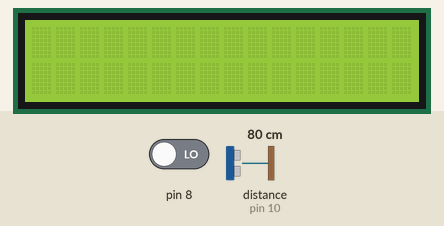
Recording of a sketch running on a simulated Arduino Uno, built with avr-gcc and run on an emulated ATmega328P. On the bench: 16×2 character LCD. The test bench sets the inputs (shaded band); at power-on: pin 8 LOW, distance to the obstacle (sensor on pin 10) 80 cm. The echo pulse lasts 58.3 µs per cm.

Above: at 1.2 s.
1.3 s: pin 8 driven HIGH
At 2.5 s:
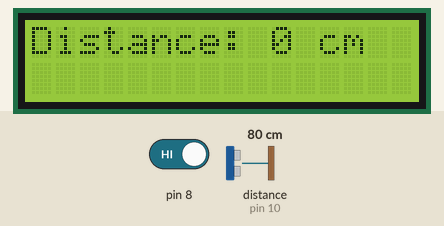
2.8 s: distance to the obstacle (sensor on pin 10) set to 2 cm
At 3.2 s:
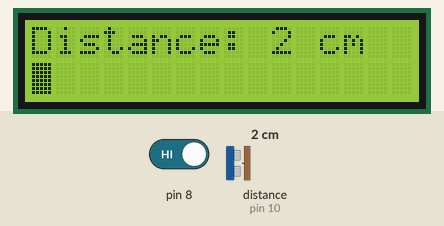
4.3 s: distance to the obstacle (sensor on pin 10) set to 4 cm
At 4.8 s:
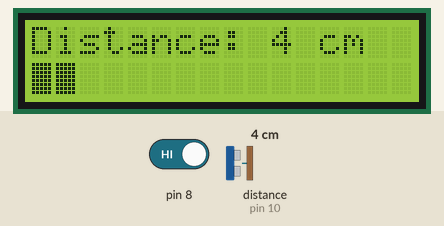
5.8 s: distance to the obstacle (sensor on pin 10) set to 9 cm
At 6.4 s:
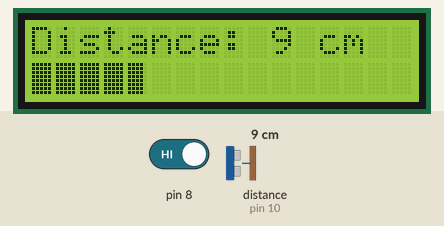
7.3 s: distance to the obstacle (sensor on pin 10) set to 18 cm
At 8.2 s:
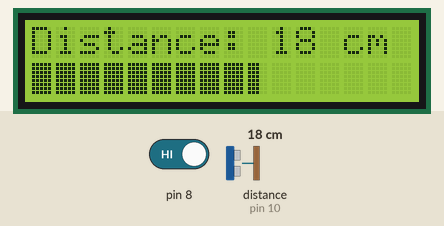
8.8 s: distance to the obstacle (sensor on pin 10) set to 35 cm
At 10.1 s:
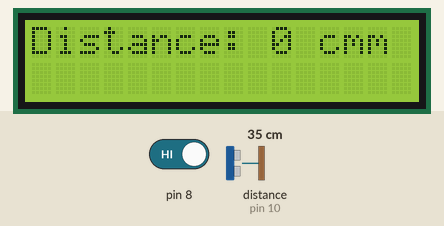
Timing chart, 0 to 11.3 s (numbered marks = the images above; inputs shaded):
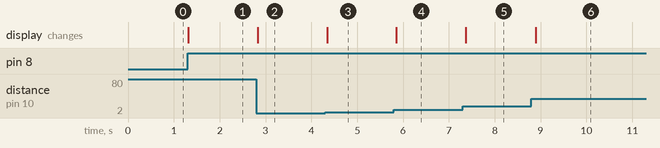

The sketch:

v3.ino
```cpp
#include <Wire.h>
#include <NewPing.h>
#include <LCD.h>
#include <LiquidCrystal.h>
#include <LcdBarGraph.h>

const int rs = 12, en = 11, d4 = 5, d5 = 4, d6 = 3, d7 = 2;
LiquidCrystal lcd(rs, en, d4, d5, d6, d7);
LcdBarGraph lbg(&lcd, 16, 0, 1);
#define TRIGGER_PIN  9
#define ECHO_PIN     10
#define MAX_DISTANCE 30

NewPing sonar(TRIGGER_PIN, ECHO_PIN, MAX_DISTANCE);

void setup() {
 //Serial.begin(115200);
  lcd.begin(16,2);
  pinMode(8,INPUT);

}

void loop() {
  if(digitalRead(8) == HIGH){
 /* Serial.print("Ping: ");
  Serial.print(sonar.ping_cm());
  Serial.println("cm");
*/
  lcd.setCursor(0, 0);
  lcd.print("Distance: ");
  lcd.print(sonar.ping_cm());
  lcd.print(" cm");
  lcd.setCursor(0, 1);
  lbg.drawValue(sonar.ping_cm(), MAX_DISTANCE);
  delay(500);
}
}
```

Measured:
- after the input at 1.3 s, the display: changes at once (image 1)
- after the input at 2.8 s, the display: changes at once (image 2)
- after the input at 4.3 s, the display: changes at once (image 3)
- after the input at 5.8 s, the display: changes after 0.06 s (image 4)
- after the input at 7.3 s, the display: changes after 0.07 s (image 5)
- after the input at 8.8 s, the display: changes after 0.09 s (image 6)
